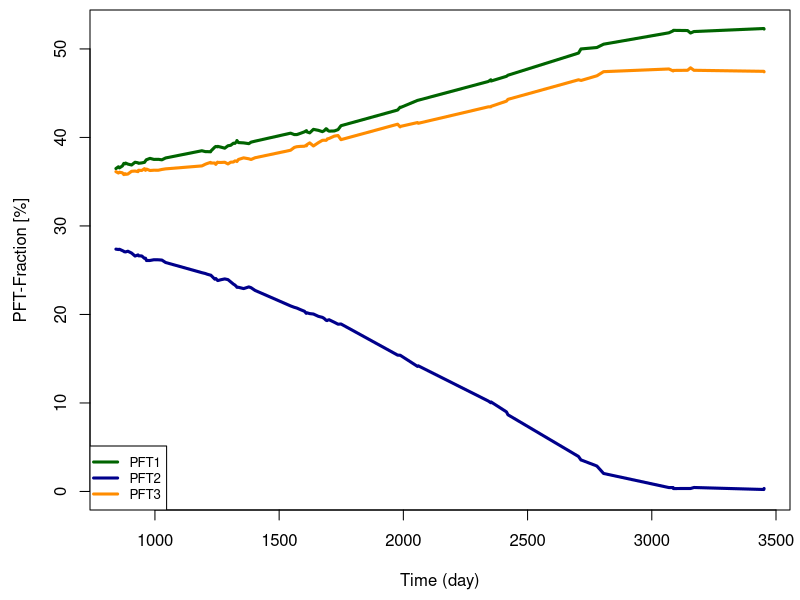

Here is the R script that generated this plot:
setwd("C:/Users/taubert/Desktop/uGRASSMIND3.0/simulations/project1/output/")
data = read.delim("output_51.340199_12.360103_2013_2022_parameters_generic_v1.txt",skip=1, header=T,dec=".",sep="\t")

specComp = array(0,c(0,4))
for (i in unique(data[,1])) {
  index = which(data[,1]==i)
  specComp = rbind(specComp,c(data[index[1],1],data[index,3]))
}

par(mar = c(4.5,4.5,0.5,0.5))
plot(specComp[,1],specComp[,2],type="l",col="darkgreen",lwd=3,log="", xlab="Time (day)",ylab="PFT-Fraction [%]",ylim=c(0,max(specComp[,2:4])))
lines(specComp[,1],specComp[,3],type="l",col="darkblue",lwd=3)
lines(specComp[,1],specComp[,4],type="l",col="darkorange",lwd=3)
lines(specComp[,1],(specComp[,2]+specComp[,3]+specComp[,4]),type="l",col="black",lwd=3)
legend("bottomleft",c("PFT1","PFT2","PFT3"),col=c("darkgreen","darkblue","darkorange"),lty=1,lwd=3,pch=-1,cex=0.8)